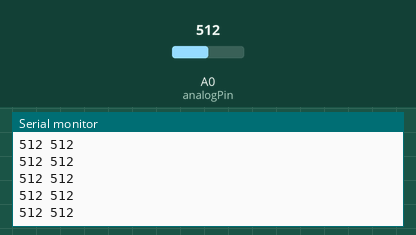
This sketch was run on a simulated ESP8266 (NodeMCU). Shown: the last lines printed to the serial monitor. The inputs (shaded band) are chosen by the test bench; at power-on: A0 (analogPin) = 512.

Above: at 1.2 s.
1.3 s: A0 (analogPin) set to 716
At 1.36 s:
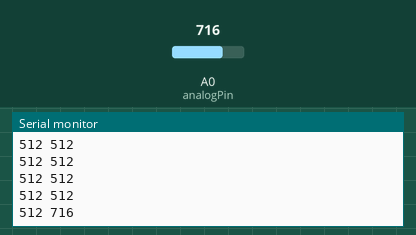
2.8 s: A0 (analogPin) set to 900
At 2.96 s:
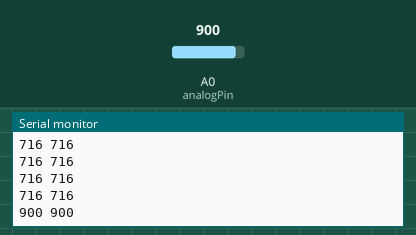
Timing chart, 0 to 5.8 s (numbered marks = the images above; inputs shaded):
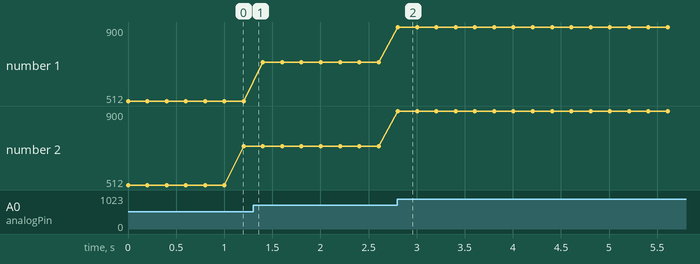

The sketch:

sketch_may14a.ino
```cpp
//sesuikan posisi pin select
int s0 = D3;
int s1 = D2;
int s2 = D1;

//gunakan A0 sebagai input
int analogPin = A0;

//variabel untuk menyimpan nilai input
int nilaiInput = 0;

void setup() {
  //jadikan pin select sebagai output
  pinMode(s0, OUTPUT);
  pinMode(s1, OUTPUT);
  pinMode(s2, OUTPUT);

  //aktifkan komunikasi serial
  Serial.begin(9600);
}

void loop() {
  //memilih y0 sebagai input
  digitalWrite(s0,LOW);
  digitalWrite(s1,LOW);
  digitalWrite(s2,LOW);
  nilaiInput = analogRead(analogPin);
  Serial.print(nilaiInput);
  Serial.print(" ");
  delay(100);

  //memilih y1 sebagai input
  digitalWrite(s0,HIGH);
  digitalWrite(s1,LOW);
  digitalWrite(s2,LOW);
  nilaiInput = analogRead(analogPin);
  Serial.println(nilaiInput);
  delay(100);
}
```

Measured:
- after the input at 2.8 s, the serial monitor: prints a new line at once (image 2)
- plotted number 1: 512 → 716 after the input at 1.3 s, 716 → 900 after the input at 2.8 s
- plotted number 2: 716 → 900 after the input at 2.8 s
